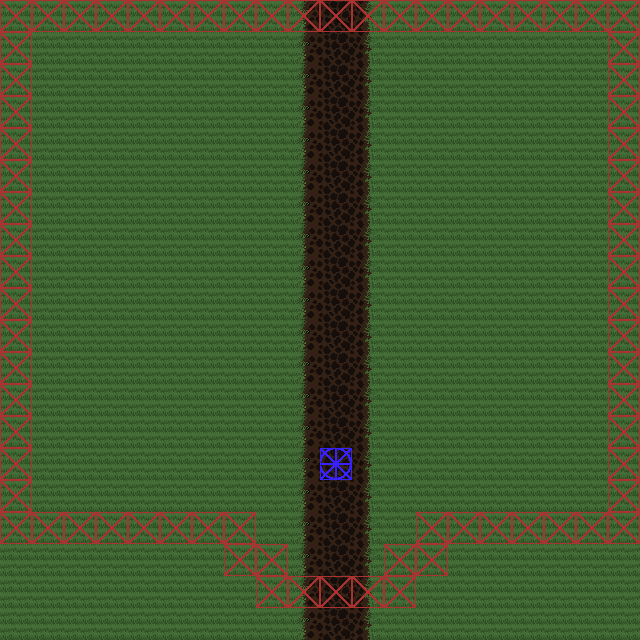

Rendered tile map (Tiled .tmx) drawn with the repository's tilesets; below, a short description and the full map source, tile grids included:
An orthogonal 20x20 tile map with 32x32 px tiles, 3 tile layers (Ground, Spawnpoint, Barrier), 3 tilesets and 2 objects (PlayerSpawn, Exitpoint).

<map version="1.10" tiledversion="1.10.2" orientation="orthogonal" renderorder="right-down" width="20" height="20" tilewidth="32" tileheight="32" infinite="0" nextlayerid="7" nextobjectid="5">
 <tileset firstgid="1" source="../../Sprites/Ground Tiles/Cobble road grass tileset.tsx" />
 <tileset firstgid="19" source="../../Sprites/DEV resources/Barrier.tsx" />
 <tileset firstgid="20" source="../../Sprites/DEV resources/Player Spawn.tsx" />
 <layer id="1" name="Ground" width="20" height="20">
  <data encoding="csv">
11,11,11,11,11,11,11,11,11,7,8,9,11,11,11,11,11,11,11,11,
11,11,11,11,11,11,11,11,11,7,8,9,11,11,11,11,11,11,11,11,
11,11,11,11,11,11,11,11,11,7,8,9,11,11,11,11,11,11,11,11,
11,11,11,11,11,11,11,11,11,7,8,9,11,11,11,11,11,11,11,11,
11,11,11,11,11,11,11,11,11,7,8,9,11,11,11,11,11,11,11,11,
11,11,11,11,11,11,11,11,11,7,8,9,11,11,11,11,11,11,11,11,
11,11,11,11,11,11,11,11,11,7,8,9,11,11,11,11,11,11,11,11,
11,11,11,11,11,11,11,11,11,7,8,9,11,11,11,11,11,11,11,11,
11,11,11,11,11,11,11,11,11,7,8,9,11,11,11,11,11,11,11,11,
11,11,11,11,11,11,11,11,11,7,8,9,11,11,11,11,11,11,11,11,
11,11,11,11,11,11,11,11,11,7,8,9,11,11,11,11,11,11,11,11,
11,11,11,11,11,11,11,11,11,7,8,9,11,11,11,11,11,11,11,11,
11,11,11,11,11,11,11,11,11,7,8,9,11,11,11,11,11,11,11,11,
11,11,11,11,11,11,11,11,11,7,8,9,11,11,11,11,11,11,11,11,
11,11,11,11,11,11,11,11,11,7,8,9,11,11,11,11,11,11,11,11,
11,11,11,11,11,11,11,11,11,7,8,9,11,11,11,11,11,11,11,11,
11,11,11,11,11,11,11,11,11,7,8,9,11,11,11,11,11,11,11,11,
11,11,11,11,11,11,11,11,11,7,8,9,11,11,11,11,11,11,11,11,
11,11,11,11,11,11,11,11,11,7,8,9,11,11,11,11,11,11,11,11,
11,11,11,11,11,11,11,11,11,7,8,9,11,11,11,11,11,11,11,11
</data>
 </layer>
 <group id="3" name="Spawnpoint">
  <objectgroup id="5" name="Spawnpoint">
   <object id="1" name="South" type="PlayerSpawn" x="320" y="448">
    <point />
   </object>
  </objectgroup>
  <layer id="4" name="Spawnpoint" width="20" height="20">
   <data encoding="csv">
0,0,0,0,0,0,0,0,0,0,0,0,0,0,0,0,0,0,0,0,
0,0,0,0,0,0,0,0,0,0,0,0,0,0,0,0,0,0,0,0,
0,0,0,0,0,0,0,0,0,0,0,0,0,0,0,0,0,0,0,0,
0,0,0,0,0,0,0,0,0,0,0,0,0,0,0,0,0,0,0,0,
0,0,0,0,0,0,0,0,0,0,0,0,0,0,0,0,0,0,0,0,
0,0,0,0,0,0,0,0,0,0,0,0,0,0,0,0,0,0,0,0,
0,0,0,0,0,0,0,0,0,0,0,0,0,0,0,0,0,0,0,0,
0,0,0,0,0,0,0,0,0,0,0,0,0,0,0,0,0,0,0,0,
0,0,0,0,0,0,0,0,0,0,0,0,0,0,0,0,0,0,0,0,
0,0,0,0,0,0,0,0,0,0,0,0,0,0,0,0,0,0,0,0,
0,0,0,0,0,0,0,0,0,0,0,0,0,0,0,0,0,0,0,0,
0,0,0,0,0,0,0,0,0,0,0,0,0,0,0,0,0,0,0,0,
0,0,0,0,0,0,0,0,0,0,0,0,0,0,0,0,0,0,0,0,
0,0,0,0,0,0,0,0,0,0,0,0,0,0,0,0,0,0,0,0,
0,0,0,0,0,0,0,0,0,0,20,0,0,0,0,0,0,0,0,0,
0,0,0,0,0,0,0,0,0,0,0,0,0,0,0,0,0,0,0,0,
0,0,0,0,0,0,0,0,0,0,0,0,0,0,0,0,0,0,0,0,
0,0,0,0,0,0,0,0,0,0,0,0,0,0,0,0,0,0,0,0,
0,0,0,0,0,0,0,0,0,0,0,0,0,0,0,0,0,0,0,0,
0,0,0,0,0,0,0,0,0,0,0,0,0,0,0,0,0,0,0,0
</data>
  </layer>
 </group>
 <objectgroup id="2" name="Exitpoint" class="Exitpoint">
  <object id="2" name="TestSouth" type="Exitpoint" x="256" y="512" width="160" height="96" />
 </objectgroup>
 <layer id="6" name="Barrier" width="20" height="20">
  <data encoding="csv">
19,19,19,19,19,19,19,19,19,19,19,19,19,19,19,19,19,19,19,19,
19,0,0,0,0,0,0,0,0,0,0,0,0,0,0,0,0,0,0,19,
19,0,0,0,0,0,0,0,0,0,0,0,0,0,0,0,0,0,0,19,
19,0,0,0,0,0,0,0,0,0,0,0,0,0,0,0,0,0,0,19,
19,0,0,0,0,0,0,0,0,0,0,0,0,0,0,0,0,0,0,19,
19,0,0,0,0,0,0,0,0,0,0,0,0,0,0,0,0,0,0,19,
19,0,0,0,0,0,0,0,0,0,0,0,0,0,0,0,0,0,0,19,
19,0,0,0,0,0,0,0,0,0,0,0,0,0,0,0,0,0,0,19,
19,0,0,0,0,0,0,0,0,0,0,0,0,0,0,0,0,0,0,19,
19,0,0,0,0,0,0,0,0,0,0,0,0,0,0,0,0,0,0,19,
19,0,0,0,0,0,0,0,0,0,0,0,0,0,0,0,0,0,0,19,
19,0,0,0,0,0,0,0,0,0,0,0,0,0,0,0,0,0,0,19,
19,0,0,0,0,0,0,0,0,0,0,0,0,0,0,0,0,0,0,19,
19,0,0,0,0,0,0,0,0,0,0,0,0,0,0,0,0,0,0,19,
19,0,0,0,0,0,0,0,0,0,0,0,0,0,0,0,0,0,0,19,
19,0,0,0,0,0,0,0,0,0,0,0,0,0,0,0,0,0,0,19,
19,19,19,19,19,19,19,19,0,0,0,0,0,19,19,19,19,19,19,19,
0,0,0,0,0,0,0,19,19,0,0,0,19,19,0,0,0,0,0,0,
0,0,0,0,0,0,0,0,19,19,19,19,19,0,0,0,0,0,0,0,
0,0,0,0,0,0,0,0,0,0,0,0,0,0,0,0,0,0,0,0
</data>
 </layer>
</map>